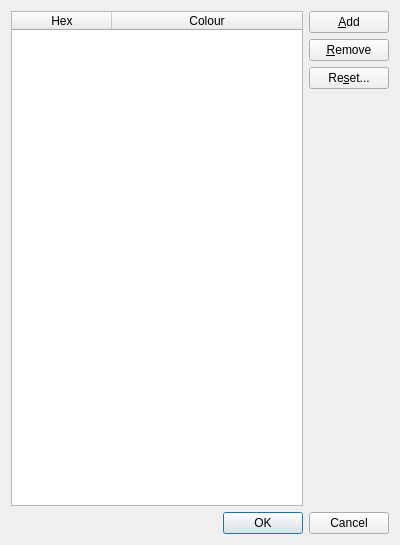
<?xml version="1.0" encoding="UTF-8"?>
<ui version="4.0">
 <class>ColoursView</class>
 <widget class="QDialog" name="ColoursView">
  <property name="geometry">
   <rect>
    <x>0</x>
    <y>0</y>
    <width>400</width>
    <height>545</height>
   </rect>
  </property>
  <property name="windowTitle">
   <string>Graph Colour</string>
  </property>
  <layout class="QVBoxLayout" name="verticalLayout_2">
   <item>
    <layout class="QHBoxLayout" name="horizontalLayout">
     <item>
      <widget class="QTableWidget" name="colourTable">
       <attribute name="horizontalHeaderStretchLastSection">
        <bool>true</bool>
       </attribute>
       <column>
        <property name="text">
         <string>Hex</string>
        </property>
       </column>
       <column>
        <property name="text">
         <string>Colour</string>
        </property>
       </column>
      </widget>
     </item>
     <item>
      <layout class="QVBoxLayout" name="verticalLayout">
       <item>
        <widget class="QPushButton" name="addButton">
         <property name="text">
          <string>&amp;Add</string>
         </property>
        </widget>
       </item>
       <item>
        <widget class="QPushButton" name="removeButton">
         <property name="text">
          <string>&amp;Remove</string>
         </property>
        </widget>
       </item>
       <item>
        <widget class="QPushButton" name="resetButton">
         <property name="text">
          <string>Re&amp;set...</string>
         </property>
        </widget>
       </item>
       <item>
        <spacer name="verticalSpacer">
         <property name="orientation">
          <enum>Qt::Vertical</enum>
         </property>
         <property name="sizeHint" stdset="0">
          <size>
           <width>20</width>
           <height>40</height>
          </size>
         </property>
        </spacer>
       </item>
      </layout>
     </item>
    </layout>
   </item>
   <item>
    <widget class="QDialogButtonBox" name="buttonBox">
     <property name="orientation">
      <enum>Qt::Horizontal</enum>
     </property>
     <property name="standardButtons">
      <set>QDialogButtonBox::Cancel|QDialogButtonBox::Ok</set>
     </property>
    </widget>
   </item>
  </layout>
 </widget>
 <resources/>
 <connections>
  <connection>
   <sender>buttonBox</sender>
   <signal>accepted()</signal>
   <receiver>ColoursView</receiver>
   <slot>accept()</slot>
   <hints>
    <hint type="sourcelabel">
     <x>248</x>
     <y>254</y>
    </hint>
    <hint type="destinationlabel">
     <x>157</x>
     <y>274</y>
    </hint>
   </hints>
  </connection>
  <connection>
   <sender>buttonBox</sender>
   <signal>rejected()</signal>
   <receiver>ColoursView</receiver>
   <slot>reject()</slot>
   <hints>
    <hint type="sourcelabel">
     <x>316</x>
     <y>260</y>
    </hint>
    <hint type="destinationlabel">
     <x>286</x>
     <y>274</y>
    </hint>
   </hints>
  </connection>
 </connections>
</ui>
